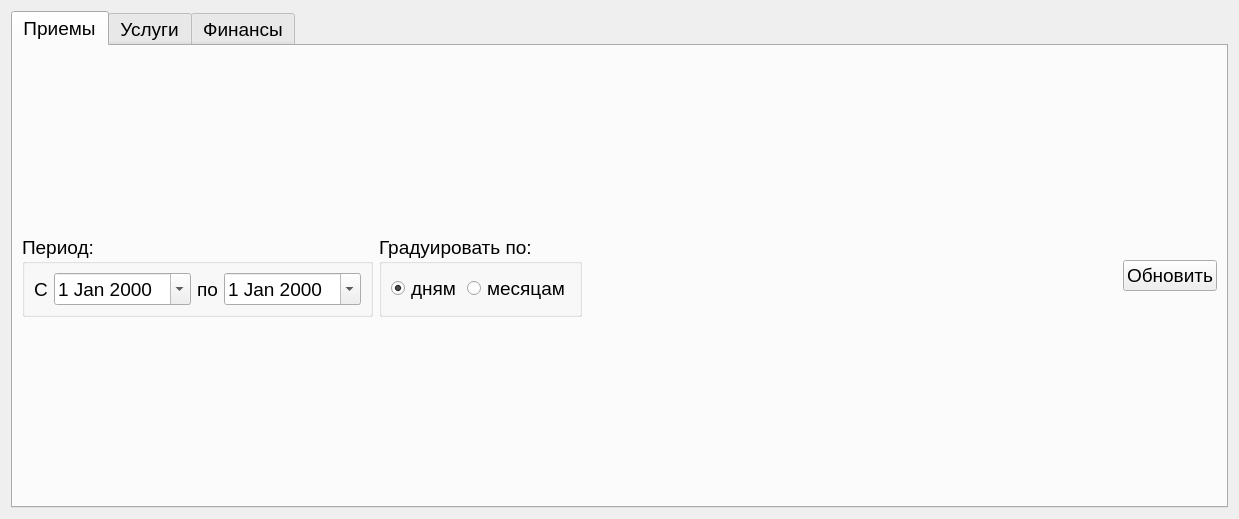
<?xml version="1.0" encoding="UTF-8"?>
<ui version="4.0">
 <class>ReportsForm</class>
 <widget class="QWidget" name="ReportsForm">
  <property name="geometry">
   <rect>
    <x>0</x>
    <y>0</y>
    <width>966</width>
    <height>519</height>
   </rect>
  </property>
  <property name="font">
   <font>
    <pointsize>14</pointsize>
   </font>
  </property>
  <property name="windowTitle">
   <string>Отчеты</string>
  </property>
  <layout class="QGridLayout" name="gridLayout">
   <item row="0" column="0">
    <widget class="QTabWidget" name="tabWidget">
     <property name="currentIndex">
      <number>0</number>
     </property>
     <widget class="QWidget" name="tab">
      <attribute name="title">
       <string>Приемы</string>
      </attribute>
      <layout class="QGridLayout" name="gridLayout_2">
       <item row="1" column="3">
        <widget class="QPushButton" name="rec_upd_b">
         <property name="text">
          <string>Обновить</string>
         </property>
        </widget>
       </item>
       <item row="0" column="0" colspan="4">
        <layout class="QVBoxLayout" name="rec_v"/>
       </item>
       <item row="1" column="0">
        <widget class="QGroupBox" name="groupBox">
         <property name="title">
          <string>Период:</string>
         </property>
         <layout class="QHBoxLayout" name="horizontalLayout_2">
          <item>
           <widget class="QLabel" name="label">
            <property name="text">
             <string>С</string>
            </property>
           </widget>
          </item>
          <item>
           <widget class="QDateEdit" name="rec_start_dt">
            <property name="calendarPopup">
             <bool>true</bool>
            </property>
           </widget>
          </item>
          <item>
           <widget class="QLabel" name="label_2">
            <property name="text">
             <string>по</string>
            </property>
           </widget>
          </item>
          <item>
           <widget class="QDateEdit" name="rec_end_dt">
            <property name="calendarPopup">
             <bool>true</bool>
            </property>
           </widget>
          </item>
         </layout>
        </widget>
       </item>
       <item row="1" column="1">
        <widget class="QGroupBox" name="groupBox_2">
         <property name="title">
          <string>Градуировать по:</string>
         </property>
         <layout class="QHBoxLayout" name="horizontalLayout">
          <item>
           <widget class="QRadioButton" name="rec_days_r">
            <property name="text">
             <string>дням</string>
            </property>
            <property name="checked">
             <bool>true</bool>
            </property>
           </widget>
          </item>
          <item>
           <widget class="QRadioButton" name="rec_months_r">
            <property name="text">
             <string>месяцам</string>
            </property>
           </widget>
          </item>
         </layout>
        </widget>
       </item>
       <item row="1" column="2">
        <spacer name="horizontalSpacer_2">
         <property name="orientation">
          <enum>Qt::Horizontal</enum>
         </property>
         <property name="sizeHint" stdset="0">
          <size>
           <width>40</width>
           <height>20</height>
          </size>
         </property>
        </spacer>
       </item>
      </layout>
     </widget>
     <widget class="QWidget" name="tab_2">
      <attribute name="title">
       <string>Услуги</string>
      </attribute>
      <layout class="QGridLayout" name="gridLayout_4">
       <item row="0" column="0" colspan="4">
        <layout class="QVBoxLayout" name="serv_v"/>
       </item>
       <item row="1" column="0">
        <widget class="QGroupBox" name="groupBox_5">
         <property name="title">
          <string>Период:</string>
         </property>
         <layout class="QHBoxLayout" name="horizontalLayout_7">
          <item>
           <widget class="QLabel" name="label_7">
            <property name="text">
             <string>С</string>
            </property>
           </widget>
          </item>
          <item>
           <widget class="QDateEdit" name="serv_start_dt">
            <property name="calendarPopup">
             <bool>true</bool>
            </property>
           </widget>
          </item>
          <item>
           <widget class="QLabel" name="label_8">
            <property name="text">
             <string>по</string>
            </property>
           </widget>
          </item>
          <item>
           <widget class="QDateEdit" name="serv_end_dt">
            <property name="calendarPopup">
             <bool>true</bool>
            </property>
           </widget>
          </item>
         </layout>
        </widget>
       </item>
       <item row="1" column="1">
        <widget class="QGroupBox" name="groupBox_6">
         <property name="title">
          <string>Отчет по:</string>
         </property>
         <layout class="QHBoxLayout" name="horizontalLayout_8">
          <item>
           <widget class="QRadioButton" name="serv_serv_r">
            <property name="text">
             <string>услугам</string>
            </property>
            <property name="checked">
             <bool>true</bool>
            </property>
           </widget>
          </item>
          <item>
           <widget class="QRadioButton" name="serv_cat_r">
            <property name="text">
             <string>категориям</string>
            </property>
           </widget>
          </item>
         </layout>
        </widget>
       </item>
       <item row="1" column="2">
        <spacer name="horizontalSpacer">
         <property name="orientation">
          <enum>Qt::Horizontal</enum>
         </property>
         <property name="sizeHint" stdset="0">
          <size>
           <width>425</width>
           <height>20</height>
          </size>
         </property>
        </spacer>
       </item>
       <item row="1" column="3">
        <widget class="QPushButton" name="serv_upd_b">
         <property name="text">
          <string>Обновить</string>
         </property>
        </widget>
       </item>
      </layout>
     </widget>
     <widget class="QWidget" name="tab_5">
      <attribute name="title">
       <string>Финансы</string>
      </attribute>
      <layout class="QGridLayout" name="gridLayout_5">
       <item row="0" column="0" colspan="5">
        <layout class="QVBoxLayout" name="fin_v"/>
       </item>
       <item row="1" column="0">
        <widget class="QGroupBox" name="groupBox_7">
         <property name="title">
          <string>Период:</string>
         </property>
         <layout class="QHBoxLayout" name="horizontalLayout_9">
          <item>
           <widget class="QLabel" name="label_9">
            <property name="text">
             <string>С</string>
            </property>
           </widget>
          </item>
          <item>
           <widget class="QDateEdit" name="fin_start_dt">
            <property name="calendarPopup">
             <bool>true</bool>
            </property>
           </widget>
          </item>
          <item>
           <widget class="QLabel" name="label_10">
            <property name="text">
             <string>по</string>
            </property>
           </widget>
          </item>
          <item>
           <widget class="QDateEdit" name="fin_end_dt">
            <property name="calendarPopup">
             <bool>true</bool>
            </property>
           </widget>
          </item>
         </layout>
        </widget>
       </item>
       <item row="1" column="1">
        <widget class="QGroupBox" name="groupBox_8">
         <property name="title">
          <string>Градуировать по:</string>
         </property>
         <layout class="QHBoxLayout" name="horizontalLayout_10">
          <item>
           <widget class="QRadioButton" name="fin_days_r">
            <property name="text">
             <string>дням</string>
            </property>
            <property name="checked">
             <bool>true</bool>
            </property>
           </widget>
          </item>
          <item>
           <widget class="QRadioButton" name="fin_months_r">
            <property name="text">
             <string>месяцам</string>
            </property>
           </widget>
          </item>
         </layout>
        </widget>
       </item>
       <item row="1" column="2">
        <widget class="QGroupBox" name="groupBox_9">
         <property name="title">
          <string>Отчет по:</string>
         </property>
         <layout class="QHBoxLayout" name="horizontalLayout_11">
          <item>
           <widget class="QRadioButton" name="fin_income_r">
            <property name="text">
             <string>доходам</string>
            </property>
            <property name="checked">
             <bool>true</bool>
            </property>
           </widget>
          </item>
          <item>
           <widget class="QRadioButton" name="fin_outcome_r">
            <property name="text">
             <string>расходам</string>
            </property>
           </widget>
          </item>
          <item>
           <widget class="QRadioButton" name="fin_profit_r">
            <property name="text">
             <string>прибыль</string>
            </property>
           </widget>
          </item>
          <item>
           <widget class="QRadioButton" name="fin_payment_type_r">
            <property name="text">
             <string>типам платежей</string>
            </property>
           </widget>
          </item>
         </layout>
        </widget>
       </item>
       <item row="1" column="3">
        <spacer name="horizontalSpacer_3">
         <property name="orientation">
          <enum>Qt::Horizontal</enum>
         </property>
         <property name="sizeHint" stdset="0">
          <size>
           <width>71</width>
           <height>20</height>
          </size>
         </property>
        </spacer>
       </item>
       <item row="1" column="4">
        <widget class="QPushButton" name="fin_upd_b">
         <property name="text">
          <string>Обновить</string>
         </property>
        </widget>
       </item>
      </layout>
     </widget>
    </widget>
   </item>
  </layout>
 </widget>
 <resources/>
 <connections/>
</ui>
